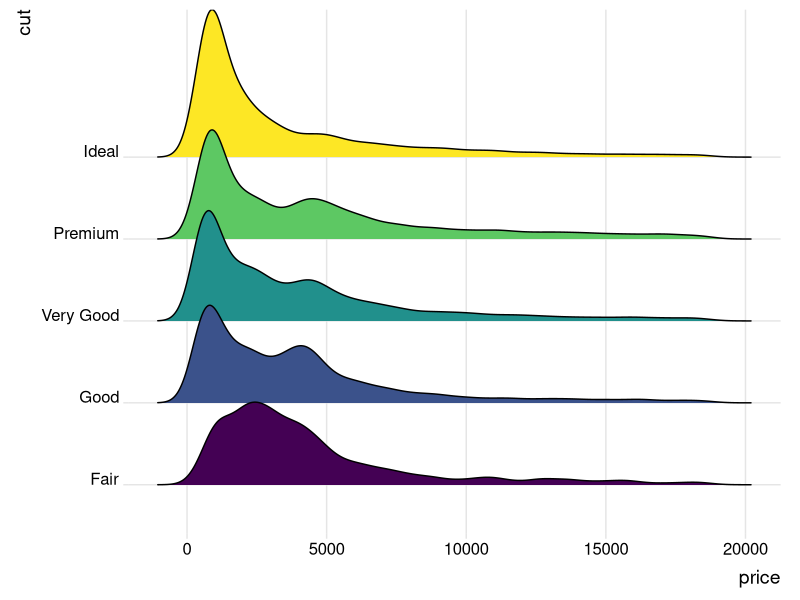

Here is the R script that generated this plot:
## ---- chunk 1
knitr::opts_chunk$set(echo = TRUE)
## ---- chunk 2
# library
library(ggridges)
library(ggplot2)
 
# Diamonds dataset is provided by R natively
#head(diamonds)
 
# basic example
ggplot(diamonds, aes(x = price, y = cut, fill = cut)) +
  geom_density_ridges() +
  theme_ridges() + 
  theme(legend.position = "none")

